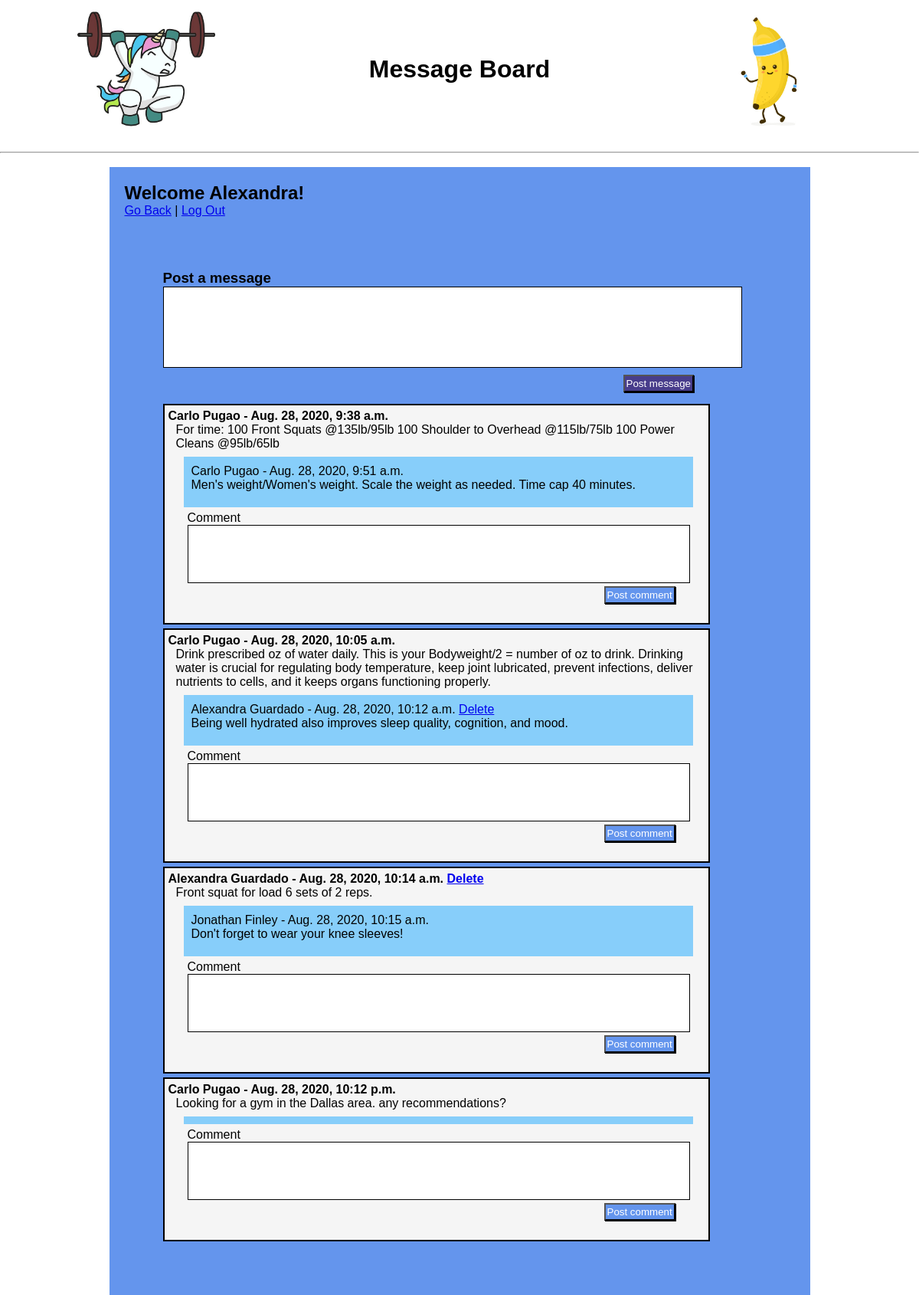
Page /message_board (signed in) on the committed database.
### athletics_app/models.py (models this page shows)
class User(models.Model):
    first_name = models.CharField(max_length=64)
    last_name = models.CharField(max_length=64)
    gym = models.CharField(max_length=64)
    email = models.EmailField(max_length=255, unique=True)
    password = models.CharField(max_length=64)
    created_at = models.DateTimeField(auto_now_add=True)
    updated_at = models.DateTimeField(auto_now=True)
    objects = UserManager()

class Message(models.Model):
    message = models.TextField()
    created_at = models.DateTimeField(auto_now_add=True)
    updated_at = models.DateTimeField(auto_now=True)
    author = models.ForeignKey(
        User,
        related_name="messages",
        on_delete=models.CASCADE
    )

class Comment(models.Model):
    comment = models.TextField()
    created_at = models.DateTimeField(auto_now_add=True)
    updated_at = models.DateTimeField(auto_now=True)
    author = models.ForeignKey(
        User,
        related_name="comments",
        on_delete=models.CASCADE
    )
    message = models.ForeignKey(
        Message,
        related_name="comments",
        on_delete=models.CASCADE
    )

### athletics_app/views.py (the view)
# urls.py: path('message_board', views.message_board),
def message_board(request):
    context = {
        'user' : User.objects.get(id=request.session['user_id']),
        'all_messages' : Message.objects.all()
    }
    return render(request, 'message-board.html', context)

### athletics_app/templates/message-board.html (shortened to what this page needs)
<!DOCTYPE html>
<html lang="en">
<head>
    {% load static %}
    <link rel="stylesheet" href="{% static 'style.css' %}">
</head>
<body>
    <div class="headerdiv">
        <img class="image3" src="{% static 'images/unicorn.jpg' %}" />
        <h1>Message Board</h1>
        <img class="image3" src="{% static 'images/banana.jpg' %}" />
    </div>
    <br>
    <hr>
    <br>
    <div class="container">
        <h2>Welcome {{ user.first_name }}!</h2>
        <p><a href="/dashboard">Go Back</a> | <a href="/users/logout">Log Out</a></p>
        <br>
        <div class="main">
            <form class="message" action="/post_message" method="POST">
                <h3>Post a message</h3>
                <textarea name="message"></textarea>
                <button>Post message</button>
            </form>
            {% for message in all_messages %}
            <div class="post-area">
                <div class="message-div">
                    <p style="font-weight: bold;">{{ message.author.first_name }} {{ message.author.last_name }} -
                        {{ message.created_at }}
                        {% if user.id == message.author.id %}
                        <a href="/message/{{ message.id }}/delete">Delete</a>
                        {% endif %}
                    </p>
                    <p class="message-area">{{ message.message }}</p>
                </div>
                <div class="comment-div">
                    {% for comment in message.comments.all %}
                    <div class="comment-area">
                        <p styel="font-weight: bold;">
                            {{ comment.author.first_name }} {{ comment.author.last_name }} - {{ comment.created_at }}
                            {% if user.id == comment.author.id %}
                            <a href="/comment/{{ comment.id }}/delete">Delete</a>
                            {% endif %}
                        </p>
                        <p>{{ comment.comment }}</p>
                    </div>
                    {% endfor %}
                </div>
                <form class="comment" action="/post_comment" method="POST">
                    <p>Comment</p>
                    <textarea name="comment"></textarea>
                    <button>Post comment</button>
                </form>
            </div>
            {% endfor %}
        </div>
    </div>
</body>
</html>

### athletics_app/static/style.css (style rules this page uses)
* { margin:0px; padding:0px; font-family: Impact, Haettenschweiler, 'Arial Narrow Bold', sans-serif; }
.image3 { width: 15%; }
h1 { font-family: Impact, Haettenschweiler, 'Arial Narrow Bold', sans-serif; }
.headerdiv { display: flex; justify-content: space-around; align-items: center; }
.container { width:875px; margin: auto; background-color: cornflowerblue; padding: 20px; }
.post-area { width: 700px; background-color: whitesmoke; margin-top: 5px; padding: 5px; border: solid 2px black; }
.main { width: 100%; padding: 50px; }
.message textarea { width: 750px; height: 100px; border: solid 1px black; padding: 2px; resize: none; }
.message button { margin-top: 5px; margin-left: 601px; margin-bottom: 10px; padding:2px; color: white; background-color: darkslateblue; box-shadow: 1px 1px black; }
.message-area { margin-left: 10px; }
.message-div { margin-bottom: 8px; }
.comment-div { width: 655px; background-color: lightskyblue; margin-left: 20px; padding: 5px; }
.comment-area, .comment { margin-bottom: 10px; padding: 5px; }
.comment { margin-left: 20px; }
.comment textarea { width: 650px; height: 70px; padding: 2px; border: solid 1px black; resize: none; }
.comment button { margin-left: 544px; margin-bottom: 5px; padding: 2px; color: white; background-color: cornflowerblue; box-shadow: 1px 1px black; }

### rows in the picture
User: first_name "Alexandra"
Message: author.first_name "Carlo", author.last_name "Pugao", created_at "Aug. 28, 2020, 9:38 a.m.", message "For time: 100 Front Squats @135lb/95lb 100 Shoulder to Overhead @115lb/75lb 100 Power Cleans @95lb/65lb"
Comment: author.first_name "Carlo", author.last_name "Pugao", created_at "Aug. 28, 2020, 9:51 a.m.", comment "Men's weight/Women's weight. Scale the weight as needed. Time cap 40 minutes."
Message: author.first_name "Carlo", author.last_name "Pugao", created_at "Aug. 28, 2020, 10:05 a.m.", message "Drink prescribed oz of water daily. This is your Bodyweight/2 = number of oz to drink. Drinking water is crucial for regulating body temperature, keep joint lubricated, prevent infections, deliver nutrients to cells, and it keeps organs functioning properly."
Comment: author.first_name "Alexandra", author.last_name "Guardado", created_at "Aug. 28, 2020, 10:12 a.m.", comment "Being well hydrated also improves sleep quality, cognition, and mood."
Message: author.first_name "Alexandra", author.last_name "Guardado", created_at "Aug. 28, 2020, 10:14 a.m.", message "Front squat for load 6 sets of 2 reps."
Comment: author.first_name "Jonathan", author.last_name "Finley", created_at "Aug. 28, 2020, 10:15 a.m.", comment "Don't forget to wear your knee sleeves!"
Message: author.first_name "Carlo", author.last_name "Pugao", created_at "Aug. 28, 2020, 10:12 p.m.", message "Looking for a gym in the Dallas area. any recommendations?"
